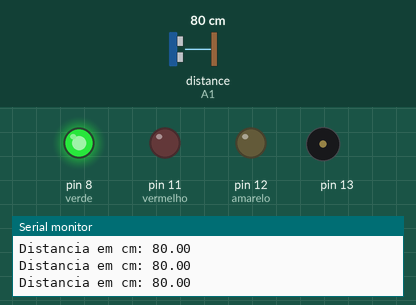
Bench run of a sketch on a simulated Arduino Uno, built with avr-gcc and run on an emulated ATmega328P. On the bench: output pins drawn as LEDs (lit = HIGH), buzzer (waves = sounding), the last lines printed to the serial monitor. The test bench sets the inputs (shaded band); at power-on: distance to the obstacle (sensor on A1) 80 cm. The echo pulse lasts 58.3 µs per cm; pins used as bus, display or sensor lines are not drawn.

Above: at 1.2 s.
1.3 s: distance to the obstacle (sensor on A1) set to 22 cm
2.8 s: distance to the obstacle (sensor on A1) set to 18 cm
At 2.96 s:
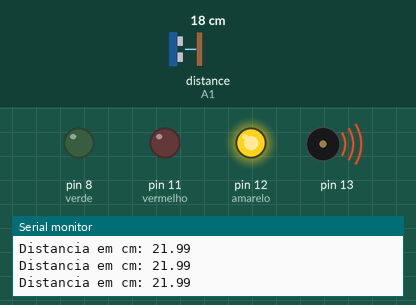
5.8 s: distance to the obstacle (sensor on A1) set to 12 cm
8.8 s: distance to the obstacle (sensor on A1) set to 9 cm
At 8.99 s:
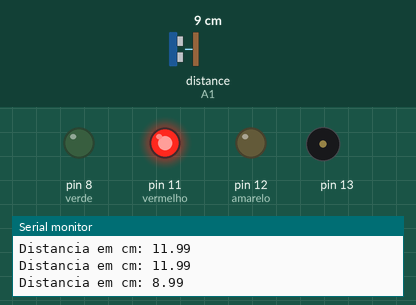
Timing chart, 0 to 12.8 s (numbered marks = the images above; inputs shaded):
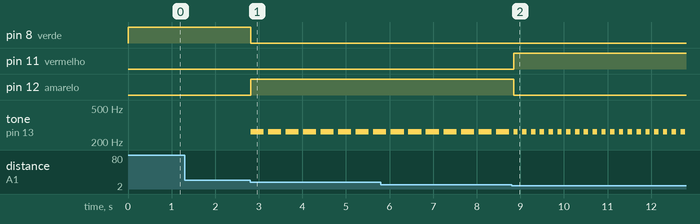

Measured:
- the behaviour switches between 21 and 20 cm on distance to the obstacle (sensor on A1) (found by bisection; images 0 and 1)
- the behaviour switches between 11 and 10 cm on distance to the obstacle (sensor on A1) (found by bisection; images 1 and 2)
- after the input at 2.8 s, pin 8 (verde): HIGH → LOW at once; pin 12 (amarelo): LOW → HIGH at once; tone on pin 13: alternates 262 Hz for 0.30 s and silent for 0.10 s, starting at once
- after the input at 8.8 s, pin 11 (vermelho): LOW → HIGH after 0.05 s; pin 12 (amarelo): HIGH → LOW after 0.05 s; tone on pin 13: alternates 262 Hz for 0.10 s and silent for 0.10 s, starting after 0.15 s

The sketch:

ultrasonicFabricio.ino
```cpp
#include <Ultrasonic.h>

#define pino_trigger 2
#define pino_echo A1
Ultrasonic ultrasonic(pino_trigger, pino_echo);

int verde = 8;
int amarelo = 12;
int vermelho = 11;
void setup()
{
  Serial.begin(9600);
  pinMode(verde, OUTPUT);
  pinMode(amarelo, OUTPUT);
  pinMode(vermelho, OUTPUT);
  pinMode(13, OUTPUT);
}

void loop(){
  float cmMsec;
  long microsec = ultrasonic.timing();
  cmMsec = ultrasonic.convert(microsec, Ultrasonic::CM);

  if(cmMsec>20){
    digitalWrite(verde, HIGH);
    digitalWrite(amarelo, LOW);
    digitalWrite(vermelho, LOW);
  }
  else if(cmMsec<=20 && cmMsec>10){
    digitalWrite(verde, LOW);
    digitalWrite(amarelo, HIGH);
    digitalWrite(vermelho, LOW);
    digitalWrite(13, HIGH);
    tone(13, 262, 300);
    delay(300);
  }
  else if(cmMsec<=10){
    digitalWrite(verde, LOW);
    digitalWrite(amarelo, LOW);
    digitalWrite(vermelho, HIGH);
    digitalWrite(13, HIGH);
    tone(13, 262, 100);
    delay(100);
  }
  Serial.print("Distancia em cm: ");
  Serial.println(cmMsec);
  delay(100);
}
```
